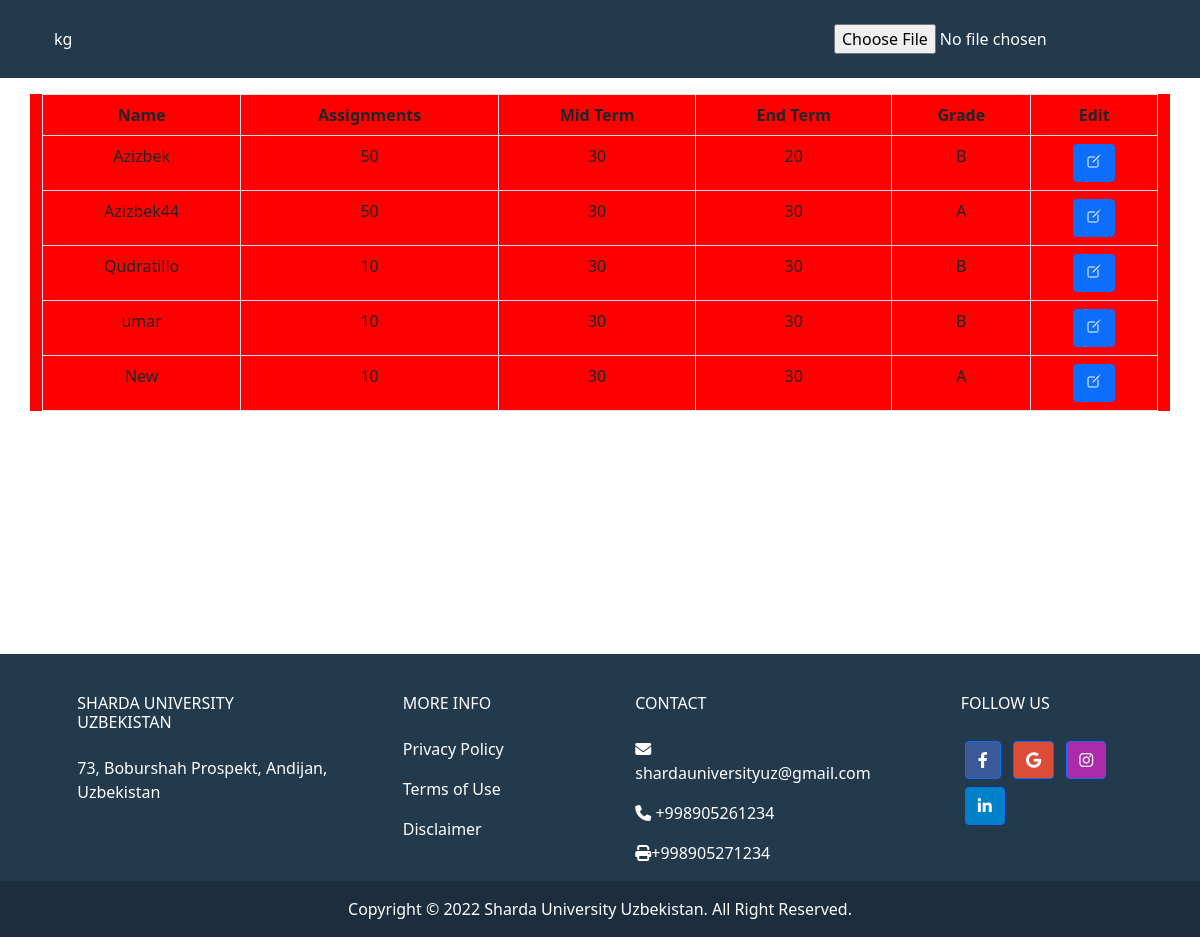
/result/CSE314, run on the app's committed database.
### main/models.py (models this page shows, shortened)
class Subject(models.Model):
    code = models.CharField(max_length=100, blank=True, null=True)
    title = models.CharField(max_length=50, blank=True, null=True)
    faculty = models.ManyToManyField('Specialization', related_name="subjects")
    group = models.ForeignKey('Group', on_delete=models.CASCADE)
    semester = models.ForeignKey(Semester, on_delete=models.CASCADE, related_name='subjects')
    teacher = models.ForeignKey(User, on_delete=models.CASCADE)
    credit = models.PositiveIntegerField(null=True)

class Result(models.Model):
    subject = models.ForeignKey(Subject, on_delete=models.PROTECT, null=True, related_name='sresults')
    student = models.ForeignKey(Student, on_delete=models.CASCADE, null=True, related_name='results')
    Assignments = models.PositiveIntegerField(null=True)
    Mid_Term = models.PositiveIntegerField(null=True)
    End_Term = models.PositiveIntegerField(null=True)
    Grade = models.CharField(max_length=5, null=True, blank=True)

class Student(models.Model):
    name = models.CharField(max_length=100, null=True, blank=True)
    unique_id = models.CharField(max_length=12, blank=True, null=True, unique=True)
    group = models.ForeignKey(Group, on_delete=models.DO_NOTHING,related_name="students")
    specializetion = models.ForeignKey(Specialization, on_delete=models.CASCADE, blank=True)
    cgpa = models.FloatField(null=True, blank=True)
    sgpa = models.FloatField(null=True, blank=True)

### main/views.py (the view, shortened to what this page needs)
# urls.py: path('result/<str:code>', views.result, name='result'),
def result(request,code):
    result = Result.objects.filter(subject__code = code)
    subject = Subject.objects.get(code = code)
    students = Student.objects.filter(group__code = subject.group.code)
    sts = []
    facts = subject.faculty.all()
    for i in students:
        if i.specializetion in facts:
            sts.append(i)
            for rs in result:
                if rs.student.id == i.id:
                    sts.remove(i)
    students = sts
    context = {
        'results' : result,
        "code":code,
        'students' : students,
        'subject' : subject
    }
    return render(request, 'result.html', context)

### templates/result.html (shortened to what this page needs)
{% load static %}
<!DOCTYPE html>
<html lang="en">
<head>
  <link href="https://cdn.jsdelivr.net/npm/bootstrap@5.0.2/dist/css/bootstrap.min.css" rel="stylesheet"
>
  <link rel="stylesheet" href="../styles/groups.css">
  <link rel="stylesheet" href="https://cdnjs.cloudflare.com/ajax/libs/font-awesome/6.1.1/css/all.min.css"
 />
</head>
<body>
  <header style="background-color:#23394c;color:white">
    <nav class="nav d-flex justify-content-between container navbar navbar-expand-sm  p-4 ">
        <ul class="list-unstyled navbar-nav">
             <li>   {{subject.title}} </li>
        </ul>
        <form method="post" enctype="multipart/form-data">
          <input type="file" onchange="this.form.submit()" name="myFile"/>
        </form>
    </nav>
  </header>
  <div style="min-height:70vh">
    <main class="content container">
      <table class="table table-bordered table-responsive my-3">
        <thead>
          <tr>
            <th>Name</th>
            <th>Assignments</th>
            <th>Mid Term</th>
            <th>End Term</th>
            <th>Grade</th>
            <th>Edit</th>
          </tr>
        </thead>
        <tbody>
          {% for result in results %}
          <tr>
            {% if result == active %}
            <form action="{% url 'change-student' code %}" method="post">
                {% csrf_token %}
            <td>{{result.student.name}}</td>
            <td><input style="width:100%; outline:none;;" name="assigment" value={{result.Assignments}}></td>
            <td><input style="width:100%; outline:none;;" name="mid_term" value={{result.Mid_Term}}></td>
            <td><input style="width:100%; outline:none;;" name="end_term" value={{result.End_Term}}></td>
            <td><input style="width:100%; outline:none;;" name="grade" value={{result.Grade}}></td>
            <td style="border-color:transparent;border:none;display:flex;justify-content:center; align-items:center">
                <input type="hidden"  name="re_id" value={{result.id}}>
                <button class="btn btn-success" type="submit">save</button>
            </form>
            </td>
            {% else %}
            <td>{{result.student.name}}</td>
            <td>{{result.Assignments}}</td>
            <td>{{result.Mid_Term}}</td>
            <td>{{result.End_Term}}</td>
            <td>{{result.Grade}}</td>
            <td><form action="" method="post" style="border-color:transparent;border:none;display:flex;justify-content:center; align-items:center">
                <button class="btn btn-primary text-white" type="submit"><ion-icon name="create-outline"></ion-icon></button>
            </form>
            </td>
            {% endif %}
          </tr>
          {% endfor %}
        </tbody>
      </table>
    </main>
  </div>
  <div>
    <footer class="text-center text-lg-start text-white" style="background-color: #23394c">
      <div class="container p-4 pb-0">
        <section class="">
          <div class="row">
            <div class="col-md-3 col-lg-3 col-xl-3 mx-auto mt-3">
              <h6 class="text-uppercase mb-4 font-weight-bold">
                Sharda University Uzbekistan
              </h6>
              <p>
                73, Boburshah Prospekt, Andijan, Uzbekistan
              </p>
            </div>
            <div class="col-md-2 col-lg-2 col-xl-2 mx-auto mt-3">
              <h6 class="text-uppercase mb-4 font-weight-bold">More Info</h6>
              <p>
                <a target="_blank" href="https://www.shardauniversity.uz/privacy-policy"
                  class="text-white text-decoration-none">Privacy
                  Policy</a>
              </p>
              <p>
                <a target="_blank" href="https://www.shardauniversity.uz/terms-of-use"
                  class="text-white text-decoration-none">Terms of
                  Use</a>
              </p>
              <p>
                <a target="_blank" href="https://www.shardauniversity.uz/disclaimer"
                  class="text-white text-decoration-none">Disclaimer</a>
              </p>
            </div>
            <div class="col-md-4 col-lg-3 col-xl-3 mx-auto mt-3">
              <h6 class="text-uppercase mb-4 font-weight-bold">Contact</h6>
              <p><i class="fas fa-envelope mr-3"></i> shardauniversityuz@gmail.com</p>
              <p><i class="fas fa-phone mr-3"></i> +998905261234</p>
              <p><i class="fas fa-print mr-3"></i>+998905271234</p>
            </div>
            <div class="col-md-3 col-lg-2 col-xl-2 mx-auto mt-3">
              <h6 class="text-uppercase mb-4 font-weight-bold">Follow us</h6>
              <a target="_blank" class="btn btn-primary btn-floating m-1" style="background-color: #3b5998"
                href="https://www.facebook.com/ShardaUniversityUzbekistan" role="button"><i
                  class="fab fa-facebook-f"></i></a>
              <a target="_blank" class="btn btn-primary btn-floating m-1" style="background-color: #dd4b39"
                href="https://www.shardauniversity.uz/" role="button"><i class="fab fa-google"></i></a>
              <a target="_blank" class="btn btn-primary btn-floating m-1" style="background-color: #ac2bac"
                href="https://instagram.com/shardauniuz?igshid=YmMyMTA2M2Y=" role="button"><i
                  class="fab fa-instagram"></i></a>
              <a target="_blank" class="btn btn-primary btn-floating m-1" style="background-color: #0082ca"
                href="https://www.linkedin.com/company/sharda-university-uzbekistan/" role="button"><i
                  class="fab fa-linkedin-in"></i></a>
            </div>
          </div>
        </section>
      </div>
      <div class="text-center p-3" style="background-color: rgba(0, 0, 0, 0.2)">
        Copyright © <span id="year"></span> Sharda University Uzbekistan. All Right Reserved.
      </div>
    </footer>
  </div>
</body>
</html>

### static/styles/groups.css (style rules this page uses)
* { margin: 0; padding: 0; box-sizing: border-box; }
.nav { display: flex; justify-content: space-around; }
th, td { text-align: center; }
.content { background-color: red; }

### data on the page
Subject: title "kg"
Result: student.name "Azizbek", Assignments "50", Mid_Term "30", End_Term "20", Grade "B"
Result: student.name "Azizbek44", Assignments "50", Mid_Term "30", End_Term "30", Grade "A"
Result: student.name "Qudratillo", Assignments "10", Mid_Term "30", End_Term "30", Grade "B"
Result: student.name "umar", Assignments "10", Mid_Term "30", End_Term "30", Grade "B"
Result: student.name "New", Assignments "10", Mid_Term "30", End_Term "30", Grade "A"
